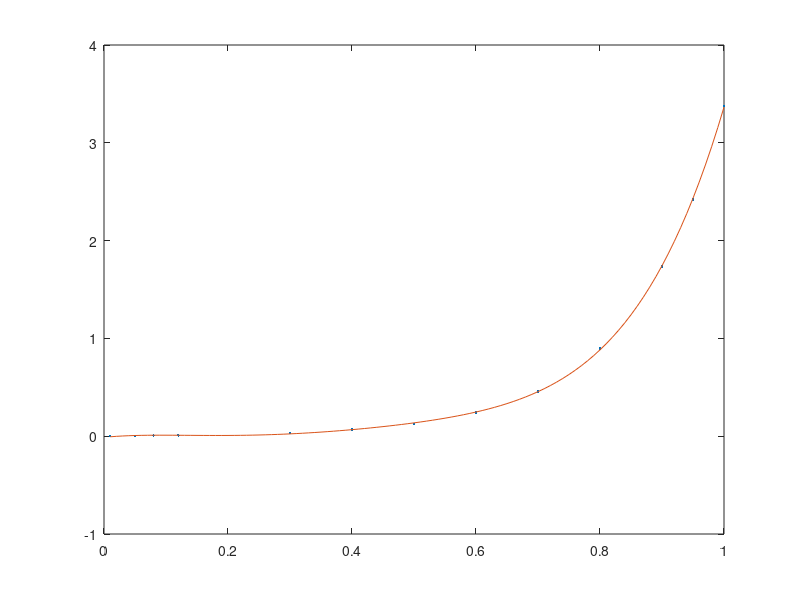

Write MATLAB code to recreate this figure.
x = [1 0.95 0.9 0.8 0.7 0.6 0.5 0.4 0.3 0.12 0.08 0.05 0.01];
y = [3.374 2.42 1.737 0.898 0.458 0.243 0.126 0.068 0.034 0.009 0.006 0.002 0];

m = length(x);   % points number
n = 5;           % polynom deg

plot(x, y, '.');

% approximation
Sy = sum(y);
Sxy = sum(x.*y);
Sx2y = sum(x.^2.*y);
Sx3y = sum(x.^3.*y);
Sx4y = sum(x.^4.*y);
Sx5y = sum(x.^5.*y);

Vector = [Sx5y; Sx4y; Sx3y; Sx2y; Sxy; Sy];

Sx = sum(x);
Sx2 = sum(x.^2);
Sx3 = sum(x.^3);
Sx4 = sum(x.^4);
Sx5 = sum(x.^5);
Sx6 = sum(x.^6);
Sx7 = sum(x.^7);
Sx8 = sum(x.^8);
Sx9 = sum(x.^9);
Sx10 = sum(x.^10);

Matrix = [
    Sx10, Sx9, Sx8, Sx7, Sx6, Sx5;
    Sx9, Sx8, Sx7, Sx6, Sx5, Sx4;
    Sx8, Sx7, Sx6, Sx5, Sx4, Sx3;
    Sx7, Sx6, Sx5, Sx4, Sx3, Sx2;
    Sx6, Sx5, Sx4, Sx3, Sx2, Sx;
    Sx5, Sx4, Sx3, Sx2, Sx, m
];

% now we should solve SLAU
% Matrix * A = Vector  =>  A = (Matrix)^(-1) * Vector

A = Matrix \ Vector;
a5 = A(1);
a4 = A(2);
a3 = A(3);
a2 = A(4);
a1 = A(5);
a0 = A(6);

xApprox = min(x):0.01:max(x)
P = a5*xApprox.^5 + a4*xApprox.^4 + a3*xApprox.^3 + a2*xApprox.^2 + a1*xApprox + a0

hold on
plot(xApprox, P)

